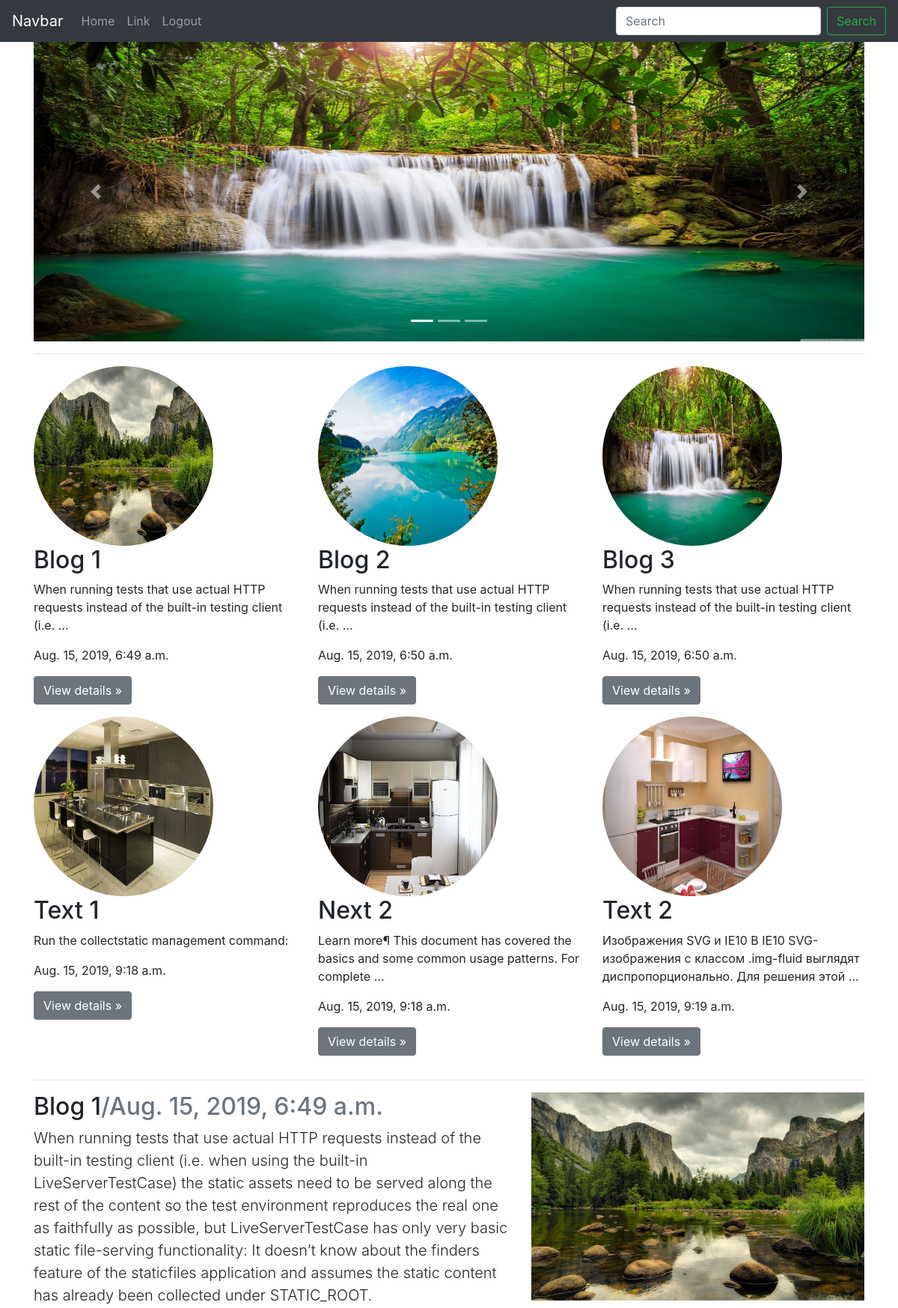
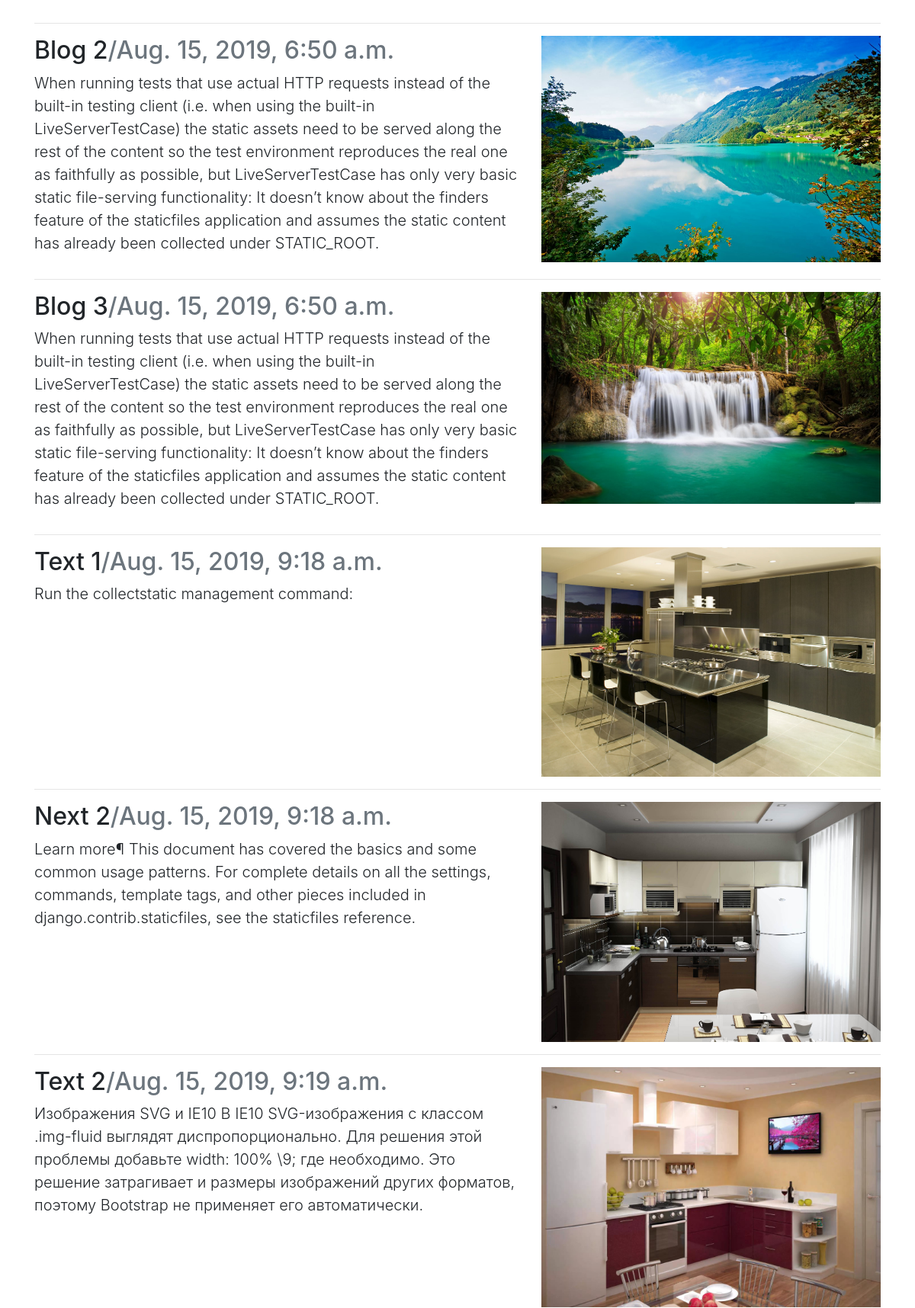
The page / (upper part) on the database its author committed (2 pictures, top to bottom).
### photobloger/models.py (models this page shows, shortened)
class Slider_first(models.Model):
    title = models.CharField(max_length=100, db_index=True)
    image = models.ImageField(upload_to='images', verbose_name='Картинка')

class Blog(models.Model):
    title = models.CharField(max_length=100, db_index=True)
    text = models.TextField()
    slug = models.SlugField(max_length=50, unique=True)
    date_add = models.DateTimeField(auto_now_add=True)
    image = models.ImageField(upload_to='blog', verbose_name='Capture')

### photobloger/views.py (the view)
# urls.py: path('', index, name='index_url'),
def index(request):
    slider_first = Slider_first.objects.all()
    slider = Slider.objects.all()
    search_query = request.GET.get('search', '')
    if search_query:
        blog = Blog.objects.filter(Q(title__icontains=search_query) | Q(text__icontains=search_query))
    else:
        blog = Blog.objects.all()
    context = {'slider_first': slider_first,
               'slider': slider,
               'blog': blog}
    return render(request, 'photobloger/index.html', context)

### photobloger/templates/photobloger/index.html (shortened to what this page needs)
{% extends 'photobloger/base.html' %}
{% block content %}
<div class="container">
<div id="carouselExampleIndicators" class="carousel slide" data-ride="carousel">
  <ol class="carousel-indicators">
    <li data-target="#carouselExampleIndicators" data-slide-to="0" class="active"></li>
    <li data-target="#carouselExampleIndicators" data-slide-to="1"></li>
    <li data-target="#carouselExampleIndicators" data-slide-to="2"></li>
  </ol>
  <div class="carousel-inner" role="listbox">
    {% for slide in slider_first %}
    <div class="carousel-item active">
      <img class="d-block w-100" src="{{ slide.image.url }}" height="400" data-src="holder.js/900x400?theme=social" alt="First slide">
    </div>
    {% endfor %}
  </div>
  <a class="carousel-control-prev" href="#carouselExampleIndicators" role="button" data-slide="prev">
    <span class="carousel-control-prev-icon" aria-hidden="true"></span>
  </a>
  <a class="carousel-control-next" href="#carouselExampleIndicators" role="button" data-slide="next">
    <span class="carousel-control-next-icon" aria-hidden="true"></span>
  </a>
</div>
  <hr class="featurette-divider">
    <div class="row">
        {% for blogs in blog %}
      <div class="col-lg-4">
        <img class="bd-placeholder-img rounded-circle" width="240" height="240" src="{{ blogs.image.url }}" alt="Thumbnail image">
        <h2>{{ blogs.title }}</h2>
        <p>{{ blogs.text|truncatewords:15 }}</p>
        <p>{{ blogs.date_add}}</p>
        <p><a class="btn btn-secondary" href="{% url 'detail_url' blogs.slug %}" role="button">View details »</a></p>
      </div>
      {% endfor %}
    </div>
    {% for blogs in blog %}
    <hr class="featurette-divider">
    <div class="row featurette">
      <div class="col-md-7">
        <h2 class="featurette-heading">{{ blogs.title }}<span class="text-muted">/{{ blogs.date_add }}</span></h2>
        <p class="lead">{{ blogs.text}}</p>
      </div>
      <div class="col-md-5">
        <img class="bd-placeholder-img bd-placeholder-img-lg featurette-image img-fluid mx-auto" width="500" height="500"  src="{{ blogs.image.url }}" alt="Thumbnail image">
      </div>
    </div>
  {% endfor %}
  </div>
{% endblock %}

### photobloger/templates/photobloger/base.html (shortened to what this page needs)
<!DOCTYPE html>
<html lang="ru">
<head>
    <link rel="stylesheet" href="https://stackpath.bootstrapcdn.com/bootstrap/4.3.1/css/bootstrap.min.css">
</head>
<body>
<nav class="navbar navbar-expand-lg navbar-dark bg-dark">
  <a class="navbar-brand" href="#">Navbar</a>
  <div class="collapse navbar-collapse" id="navbarSupportedContent">
    <ul class="navbar-nav mr-auto">
      <li class="nav-item">
        <a class="nav-link" href="{% url 'index_url' %}">Home <span class="sr-only">(current)</span></a>
      </li>
      <li class="nav-item">
        <a class="nav-link" href="#">Link</a>
      </li>
      <li class="nav-item">
        <a class="nav-link" href="{% url 'acount_url' %}">Logout</a>
      </li>
    </ul>
    <form class="form-inline my-2 my-lg-0" action="{% url 'index_url' %}">
      <input class="form-control mr-sm-2" placeholder="Search" aria-label="Search" type="text" name="search">
      <button class="btn btn-outline-success my-2 my-sm-0" type="submit">Search</button>
    </form>
  </div>
</nav>
{% block content %}{% endblock %}
</body>
</html>

### rows shown on the page
Slider_first: image (picture)
Blog: image (picture), title "Blog 1", text "When running tests that use actual HTTP requests instead of the built-in testing client (i.e. …", date_add "Aug. 15, 2019, 6:49 a.m.", text "When running tests that use actual HTTP requests instead of the built-in testing client (i.e. when using the built-in LiveServerTestCase) the static assets need to be served along the rest of the content so the test environment reproduces the real one as faithfully as possible, but LiveServerTestCase has only very basic static file-serving functionality: It doesn’t know about the finders feature of the staticfiles application and assumes the static content has already been collected under STATIC_ROOT."
Blog: image (picture), title "Blog 2", text "When running tests that use actual HTTP requests instead of the built-in testing client (i.e. …", date_add "Aug. 15, 2019, 6:50 a.m.", text "When running tests that use actual HTTP requests instead of the built-in testing client (i.e. when using the built-in LiveServerTestCase) the static assets need to be served along the rest of the content so the test environment reproduces the real one as faithfully as possible, but LiveServerTestCase has only very basic static file-serving functionality: It doesn’t know about the finders feature of the staticfiles application and assumes the static content has already been collected under STATIC_ROOT."
Blog: image (picture), title "Blog 3", text "When running tests that use actual HTTP requests instead of the built-in testing client (i.e. …", date_add "Aug. 15, 2019, 6:50 a.m.", text "When running tests that use actual HTTP requests instead of the built-in testing client (i.e. when using the built-in LiveServerTestCase) the static assets need to be served along the rest of the content so the test environment reproduces the real one as faithfully as possible, but LiveServerTestCase has only very basic static file-serving functionality: It doesn’t know about the finders feature of the staticfiles application and assumes the static content has already been collected under STATIC_ROOT."
Blog: image (picture), title "Text 1", text "Run the collectstatic management command:", date_add "Aug. 15, 2019, 9:18 a.m."
Blog: image (picture), title "Next 2", text "Learn more¶ This document has covered the basics and some common usage patterns. For complete …", date_add "Aug. 15, 2019, 9:18 a.m.", text "Learn more¶ This document has covered the basics and some common usage patterns. For complete details on all the settings, commands, template tags, and other pieces included in django.contrib.staticfiles, see the staticfiles reference."
Blog: image (picture), title "Text 2", text "Изображения SVG и IE10 В IE10 SVG-изображения с классом .img-fluid выглядят диспропорционально. Для решения этой …", date_add "Aug. 15, 2019, 9:19 a.m.", text "Изображения SVG и IE10 В IE10 SVG-изображения с классом .img-fluid выглядят диспропорционально. Для решения этой проблемы добавьте width: 100% \\9; где необходимо. Это решение затрагивает и размеры изображений других форматов, поэтому Bootstrap не применяет его автоматически."
